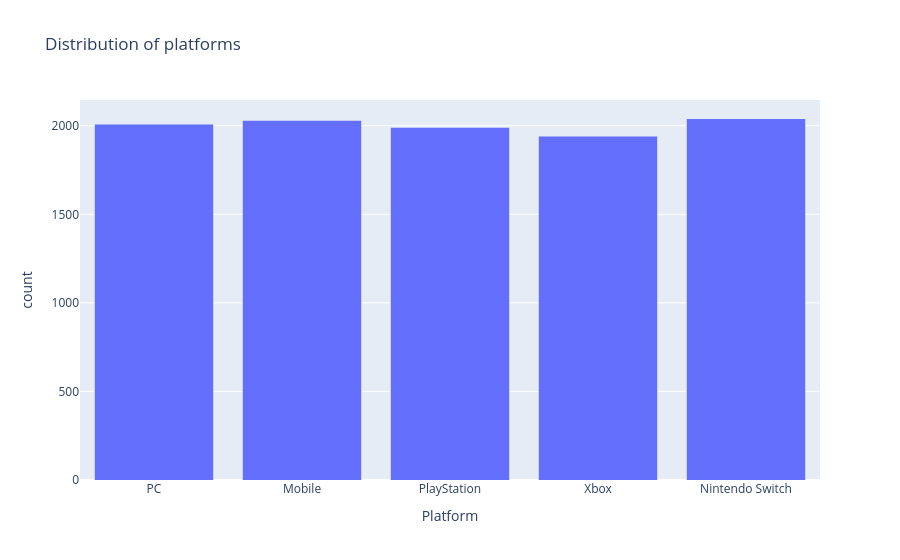

This figure's notebook cell:
### Code cell
fig = px.histogram(
    dataset,
    x="Platform",
    nbins=20,
    title="Distribution of platforms"
)

fig.show()

### Figure 1 — Plotly figure (JSON) as saved in the notebook; plotly's stock layout.template omitted (floating-point values rounded to 4 significant figures; data arrays with more than 128 entries replaced by an {"elided": "..."} marker saying what was removed)
{"data": [{"bingroup": "x", "hovertemplate": "Platform=%{x}<br>count=%{y}<extra></extra>", "legendgroup": "", "marker": {"color": "#636efa", "pattern": {"shape": ""}}, "name": "", "nbinsx": 20, "orientation": "v", "showlegend": false, "type": "histogram", "x": {"elided": "10000 str values"}, "xaxis": "x", "yaxis": "y"}], "layout": {"barmode": "relative", "legend": {"tracegroupgap": 0}, "title": {"text": "Distribution of platforms"}, "xaxis": {"anchor": "y", "domain": [0, 1], "title": {"text": "Platform"}}, "yaxis": {"anchor": "x", "domain": [0, 1], "title": {"text": "count"}}}}
